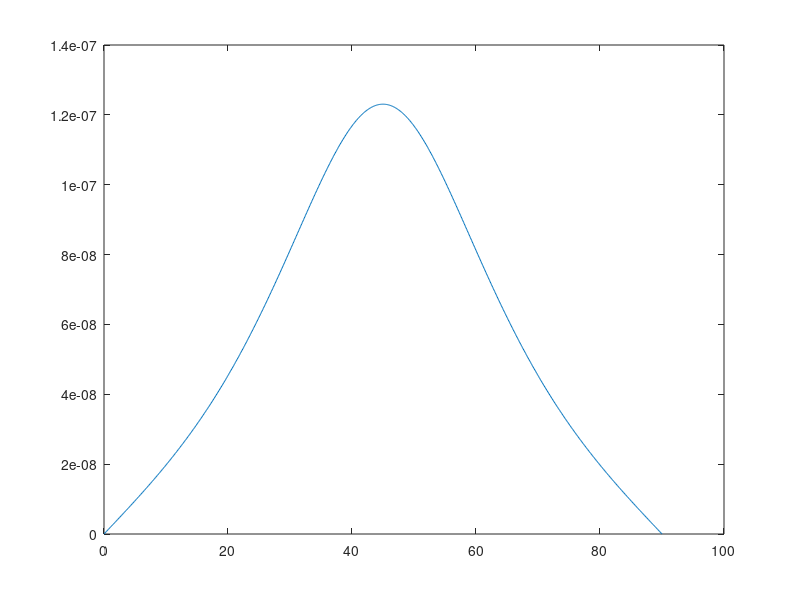

MATLAB code to generate this figure:
t=0:0.1:90;
y=t*pi/180;
T =-(((3937*(290963886665226059011546923419023514268506438509963372704817829077643468860293120000*sin(4*y) -...
    362246567004494312852946755398053885058044176820794539513106433334067044936581120000*sin(2*y) +...
    2233348235352977769090014541742324563098425698485973534074506825203173031936000000*sin(6*y) +...
    1096312456118655082094780253794332574726338825008092253753644564576833728675840000*sin(8*y)))./...
    (2578125*(1885996563306389410393072439710958431408212270682697007743460755587448034178287551360*cos(2*y).^6 +...
    125283908784806749122218958006669528988475227531372979251457362861591733964113149991583*cos(2*y).^4 +...
    297009708733950977754244217387400196605349941608251994122096366475861849200660659024586*cos(2*y).^2 -...
    685439368710424775260689615954375688458115412751135550451020959767670393504090134450409)) -...
    (3937*(362246567004494312852946755398053885058044176820794539513106433334067044936581120000*sin(2*y) +...
    290963886665226059011546923419023514268506438509963372704817829077643468860293120000*sin(4*y) -...
    2233348235352977769090014541742324563098425698485973534074506825203173031936000000*sin(6*y) +...
    1096312456118655082094780253794332574726338825008092253753644564576833728675840000*sin(8*y)))./...
    (2578125*(1885996563306389410393072439710958431408212270682697007743460755587448034178287551360*cos(2*y).^6 +...
    125283908784806749122218958006669528988475227531372979251457362861591733964113149991583*cos(2*y).^4 +...
    297009708733950977754244217387400196605349941608251994122096366475861849200660659024586*cos(2*y).^2 -...
    685439368710424775260689615954375688458115412751135550451020959767670393504090134450409))).*...
    (4714991408265973525982681099277396078520530676706742519358651888968620085445718878400*cos(4*y).^3 +...
    640564518148831666189042833331179833177937729686985123815362769974864530076902906593115*cos(4*y).^2 +...
    4237081149412375189342579797238529444173813283426369961293613249041441691904075246796890*cos(4*y) -...
    10107555751536686008534272674080886762087912170606619429022810064397862088169184629926005))./...
    (843907553957760548443538564097928751471349338147899636572024362832990439865677114245120*cos(4*y).^2 +...
    111357373794524496724705480304009838299109993926604587346790163581747883076455406074068992*cos(4*y) +...
    291430075239833000093061427177536992678984322086769978335436039559514898862865599564873728);
plot(t,T)